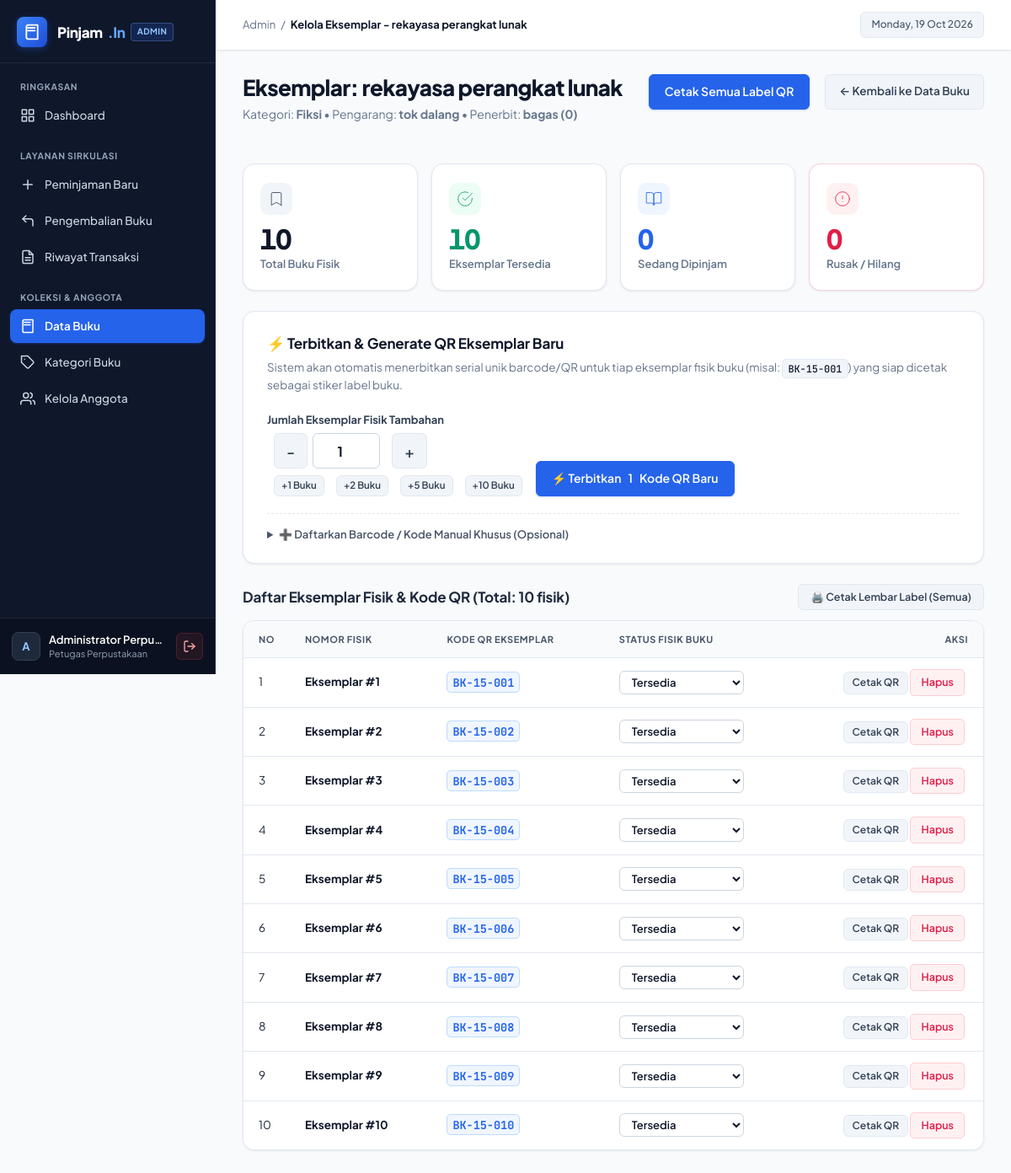
The page /admin/buku_item.php?buku_id=15 (signed in) on the database its author committed.
### tables this page shows
CREATE TABLE `buku` (
  `id` int(11) NOT NULL,
  `kode_buku` varchar(20) NOT NULL,
  `judul` varchar(150) NOT NULL,
  `pengarang` varchar(100) DEFAULT NULL,
  `penerbit` varchar(100) DEFAULT NULL,
  `tahun_terbit` year(4) DEFAULT NULL,
  `kategori_id` int(11) DEFAULT NULL,
  `created_at` timestamp NOT NULL DEFAULT current_timestamp()
);

CREATE TABLE `kategori` (
  `id` int(11) NOT NULL,
  `nama_kategori` varchar(100) NOT NULL
);

CREATE TABLE `buku_item` (
  `id` int(11) NOT NULL,
  `kode_item` varchar(30) NOT NULL,
  `buku_id` int(11) NOT NULL,
  `status` enum('tersedia','dipinjam','rusak','hilang') NOT NULL DEFAULT 'tersedia',
  `created_at` timestamp NOT NULL DEFAULT current_timestamp()
);

### admin/buku_item.php (the view, shortened to what this page needs)
<?php
require '../config/koneksi.php';
$bukuId = $_GET['buku_id'] ?? null;
$stmtBuku = $koneksi->prepare("
    SELECT buku.*, kategori.nama_kategori
    FROM buku
    LEFT JOIN kategori ON buku.kategori_id = kategori.id
    WHERE buku.id = :id
");
$stmtBuku->bindParam(':id', $bukuId);
$stmtBuku->execute();
$buku = $stmtBuku->fetch();
$stmtItem = $koneksi->prepare("SELECT * FROM buku_item WHERE buku_id = :buku_id ORDER BY id ASC");
$stmtItem->bindParam(':buku_id', $bukuId);
$stmtItem->execute();
$items = $stmtItem->fetchAll();
$totalEksemplar = count($items);
$totalTersedia  = 0;
$totalDipinjam  = 0;
$totalLainnya   = 0;
foreach ($items as $item) {
    if ($item['status'] === 'tersedia') {
        $totalTersedia++;
    } elseif ($item['status'] === 'dipinjam') {
        $totalDipinjam++;
    } else {
        $totalLainnya++;
    }
}
$pageTitle = 'Kelola Eksemplar - ' . $buku['judul'];
require 'includes/header.php';
?>
        <div class="page-header-wrap">
            <div>
                <h1>Eksemplar: <?= htmlspecialchars($buku['judul']) ?></h1>
                <p class="page-subtitle">
                    Kategori: <strong><?= htmlspecialchars($buku['nama_kategori'] ?? 'Umum') ?></strong> &bull;
                    Pengarang: <strong><?= htmlspecialchars($buku['pengarang'] ?? '-') ?></strong> &bull;
                    Penerbit: <strong><?= htmlspecialchars($buku['penerbit'] ?? '-') ?> (<?= htmlspecialchars($buku['tahun_terbit'] ?? '-') ?>)</strong>
                </p>
            </div>
            <div style="display: flex; gap: 10px; flex-wrap: wrap;">
                <?php if (!empty($items)): ?>
                    <a href="../config/generate_qr.php?buku_id=<?= $buku['id'] ?>" target="_blank" class="btn btn-primary">
                        Cetak Semua Label QR
                    </a>
                <?php endif; ?>
                <a href="buku.php" class="btn btn-secondary">&larr; Kembali ke Data Buku</a>
            </div>
        </div>
        <div class="stat-grid" style="grid-template-columns: repeat(auto-fit, minmax(160px, 1fr)); margin-bottom: 24px;">
            <div class="stat-card">
                <div class="stat-card-header">
                    <div class="stat-icon">
                        <svg viewBox="0 0 24 24" fill="none" stroke="currentColor" stroke-linecap="round" stroke-linejoin="round">
                            <path d="m19 21-7-4-7 4V5a2 2 0 0 1 2-2h10a2 2 0 0 1 2 2v16z"/>
                        </svg>
                    </div>
                </div>
                <h3><?= $totalEksemplar ?></h3>
                <p>Total Buku Fisik</p>
            </div>
            <div class="stat-card stat-success">
                <div class="stat-card-header">
                    <div class="stat-icon">
                        <svg viewBox="0 0 24 24" fill="none" stroke="currentColor" stroke-linecap="round" stroke-linejoin="round">
                            <path d="M22 11.08V12a10 10 0 1 1-5.93-9.14"/>
                            <polyline points="22 4 12 14.01 9 11.01"/>
                        </svg>
                    </div>
                </div>
                <h3><?= $totalTersedia ?></h3>
                <p>Eksemplar Tersedia</p>
            </div>
            <div class="stat-card stat-primary">
                <div class="stat-card-header">
                    <div class="stat-icon">
                        <svg viewBox="0 0 24 24" fill="none" stroke="currentColor" stroke-linecap="round" stroke-linejoin="round">
                            <path d="M2 3h6a4 4 0 0 1 4 4v14a3 3 0 0 0-3-3H2z"/>
                            <path d="M22 3h-6a4 4 0 0 0-4 4v14a3 3 0 0 1 3-3h7z"/>
                        </svg>
                    </div>
                </div>
                <h3><?= $totalDipinjam ?></h3>
                <p>Sedang Dipinjam</p>
            </div>
            <div class="stat-card stat-warning">
                <div class="stat-card-header">
                    <div class="stat-icon">
                        <svg viewBox="0 0 24 24" fill="none" stroke="currentColor" stroke-linecap="round" stroke-linejoin="round">
                            <circle cx="12" cy="12" r="10"/>
                            <line x1="12" y1="8" x2="12" y2="12"/>
                            <line x1="12" y1="16" x2="12.01" y2="16"/>
                        </svg>
                    </div>
                </div>
                <h3><?= $totalLainnya ?></h3>
                <p>Rusak / Hilang</p>
            </div>
        </div>
        <div class="form-box" style="padding: 24px 28px;">
            <h3 style="display: flex; align-items: center; gap: 8px; margin-top: 0;">
                ⚡ Terbitkan &amp; Generate QR Eksemplar Baru
            </h3>
            <p class="form-desc">
                Sistem akan otomatis menerbitkan serial unik barcode/QR untuk tiap eksemplar fisik buku (misal: <code>BK-<?= $buku['id'] ?>-001</code>) yang siap dicetak sebagai stiker label buku.
            </p>
            <form action="../config/proses_buku_item.php" method="POST" id="form-generate-qr" autocomplete="off">
                <div style="display: flex; gap: 16px; align-items: flex-end; flex-wrap: wrap;">
                    <div>
                        <label style="margin-top: 0; font-size: 13px; font-weight: 700; color: var(--slate-700);">Jumlah Eksemplar Fisik Tambahan</label>
                        <div style="display: flex; align-items: center; gap: 6px; margin-top: 6px;">
                            <button type="button" class="btn btn-secondary" style="padding: 0 14px; height: 42px; font-size: 18px;" onclick="tambahJumlah(-1)">-</button>
                            <input type="number" name="jumlah" id="input-jumlah" value="1" min="1" max="100" style="width: 80px; height: 42px; text-align: center; font-weight: 700; font-size: 16px; margin: 0;" required autocomplete="off">
                            <button type="button" class="btn btn-secondary" style="padding: 0 14px; height: 42px; font-size: 18px;" onclick="tambahJumlah(1)">+</button>
                        </div>
                        <div style="display: flex; gap: 6px; margin-top: 8px;">
                            <button type="button" class="btn btn-secondary" style="font-size: 11.5px; padding: 3px 8px;" onclick="setJumlah(1)">+1 Buku</button>
                            <button type="button" class="btn btn-secondary" style="font-size: 11.5px; padding: 3px 8px;" onclick="setJumlah(2)">+2 Buku</button>
                            <button type="button" class="btn btn-secondary" style="font-size: 11.5px; padding: 3px 8px;" onclick="setJumlah(5)">+5 Buku</button>
                            <button type="button" class="btn btn-secondary" style="font-size: 11.5px; padding: 3px 8px;" onclick="setJumlah(10)">+10 Buku</button>
                        </div>
                    </div>
                    <div>
                        <button type="submit" id="btn-generate" class="btn btn-primary" style="height: 42px;">
                            ⚡ Terbitkan <span id="label-btn-qty">1</span> Kode QR Baru
                        </button>
                    </div>
                </div>
            </form>
            <details style="margin-top: 20px; padding-top: 14px; border-top: 1px dashed var(--slate-200);">
                <summary style="cursor: pointer; font-size: 13px; font-weight: 600; color: var(--slate-600); user-select: none;">
                    ➕ Daftarkan Barcode / Kode Manual Khusus (Opsional)
                </summary>
            </details>
        </div>
        <div style="display: flex; justify-content: space-between; align-items: center; margin-bottom: 12px; flex-wrap: wrap; gap: 10px;">
            <h3 style="margin: 0;">
                Daftar Eksemplar Fisik &amp; Kode QR (Total: <?= count($items) ?> fisik)
            </h3>
            <?php if (!empty($items)): ?>
                <a href="../config/generate_qr.php?buku_id=<?= $buku['id'] ?>" target="_blank" class="btn btn-secondary" style="font-size: 12.5px; padding: 6px 14px;">
                    🖨️ Cetak Lembar Label (Semua)
                </a>
            <?php endif; ?>
        </div>
        <div class="table-container">
            <table class="table-data">
                <thead>
                    <tr>
                        <th style="width: 48px;">No</th>
                        <th>Nomor Fisik</th>
                        <th>Kode QR Eksemplar</th>
                        <th>Status Fisik Buku</th>
                        <th style="text-align: right; width: 220px;">Aksi</th>
                    </tr>
                </thead>
                <tbody>
                    <?php if (empty($items)): ?>
                        <tr>
                            <td colspan="5">
                                Belum ada eksemplar fisik untuk judul buku ini.<br>
                                Silakan gunakan tombol <strong>⚡ Terbitkan Kode QR Baru</strong> di atas untuk membuat eksemplar.
                            </td>
                        </tr>
                    <?php else: ?>
                        <?php foreach ($items as $i => $item): ?>
                            <tr>
                                <td><?= $i + 1 ?></td>
                                <td>
                                    <strong style="color: var(--slate-900);">Eksemplar #<?= $i + 1 ?></strong>
                                </td>
                                <td>
                                    <code style="font-size: 13.5px; font-weight: 700; color: var(--brand-primary); background: var(--brand-primary-subtle); border-color: var(--brand-primary-border);">
                                        <?= htmlspecialchars($item['kode_item']) ?>
                                    </code>
                                </td>
                                <td>
                                    <form action="../config/proses_buku_item.php" method="POST" style="display: inline;" autocomplete="off">
                                        <select name="status" onchange="this.form.submit()"
                                                <?= $item['status'] === 'dipinjam' ? 'disabled' : '' ?>
                                                style="padding: 4px 10px; font-size: 13px; border-radius: var(--radius-sm); font-weight: 600; width: auto; margin: 0;">
                                            <option value="tersedia" <?= $item['status'] === 'tersedia' ? 'selected' : '' ?>>Tersedia</option>
                                        </select>
                                    </form>
                                </td>
                                <td style="text-align: right;">
                                    <a href="../config/generate_qr.php?item_id=<?= $item['id'] ?>" target="_blank" class="btn btn-secondary" style="font-size: 12px; padding: 4px 10px;">
                                        Cetak QR
                                    </a>
                                    <?php if ($item['status'] !== 'dipinjam'): ?>
                                        <a href="../config/proses_buku_item.php?action=hapus&id=<?= $item['id'] ?>&buku_id=<?= $buku['id'] ?>"
                                           class="btn-hapus"
                                           onclick="return confirm('Apakah Anda yakin ingin menghapus eksemplar ini?')">Hapus</a>
                                    <?php else: ?>
                                        <span style="font-size: 12px; color: var(--slate-400); margin-left: 6px;">(Sedang Dipinjam)</span>
                                    <?php endif; ?>
                                </td>
                            </tr>
                        <?php endforeach; ?>
                    <?php endif; ?>
                </tbody>
            </table>
        </div>
<?php require 'includes/footer.php'; ?>

### admin/includes/topbar.php (shortened to what this page needs)
<header class="topbar">
    <div class="topbar-left">
        <div class="topbar-breadcrumb">
            <span>Admin</span>
            <span>/</span>
            <strong><?= htmlspecialchars($pageTitle ?? 'Dashboard') ?></strong>
        </div>
    </div>
    <div class="topbar-right">
        <div class="topbar-date">
            <?= date('l, d M Y') ?>
        </div>
    </div>
</header>

### rows shown on the page
buku: judul "Kelola Eksemplar - rekayasa perangkat lunak", judul "rekayasa perangkat lunak", kategori.nama_kategori "Fiksi", pengarang "tok dalang", penerbit "bagas", tahun_terbit "0", id "15"
buku_item: kode_item "BK-15-001", status "Tersedia"
buku_item: kode_item "BK-15-002", status "Tersedia"
buku_item: kode_item "BK-15-003", status "Tersedia"
buku_item: kode_item "BK-15-004", status "Tersedia"
buku_item: kode_item "BK-15-005", status "Tersedia"
buku_item: kode_item "BK-15-006", status "Tersedia"
buku_item: kode_item "BK-15-007", status "Tersedia"
buku_item: kode_item "BK-15-008", status "Tersedia"
buku_item: kode_item "BK-15-009", status "Tersedia"
buku_item: kode_item "BK-15-010", status "Tersedia"

### other values the page prints
substr($_SESSION['admin_nama'] ?? 'A', 0, 1) "A"
$_SESSION['admin_nama'] "Administrator Perpu…"
$totalEksemplar "10"
$totalTersedia "10"
$totalDipinjam "0"
$totalLainnya "0"
count($items) "10"
